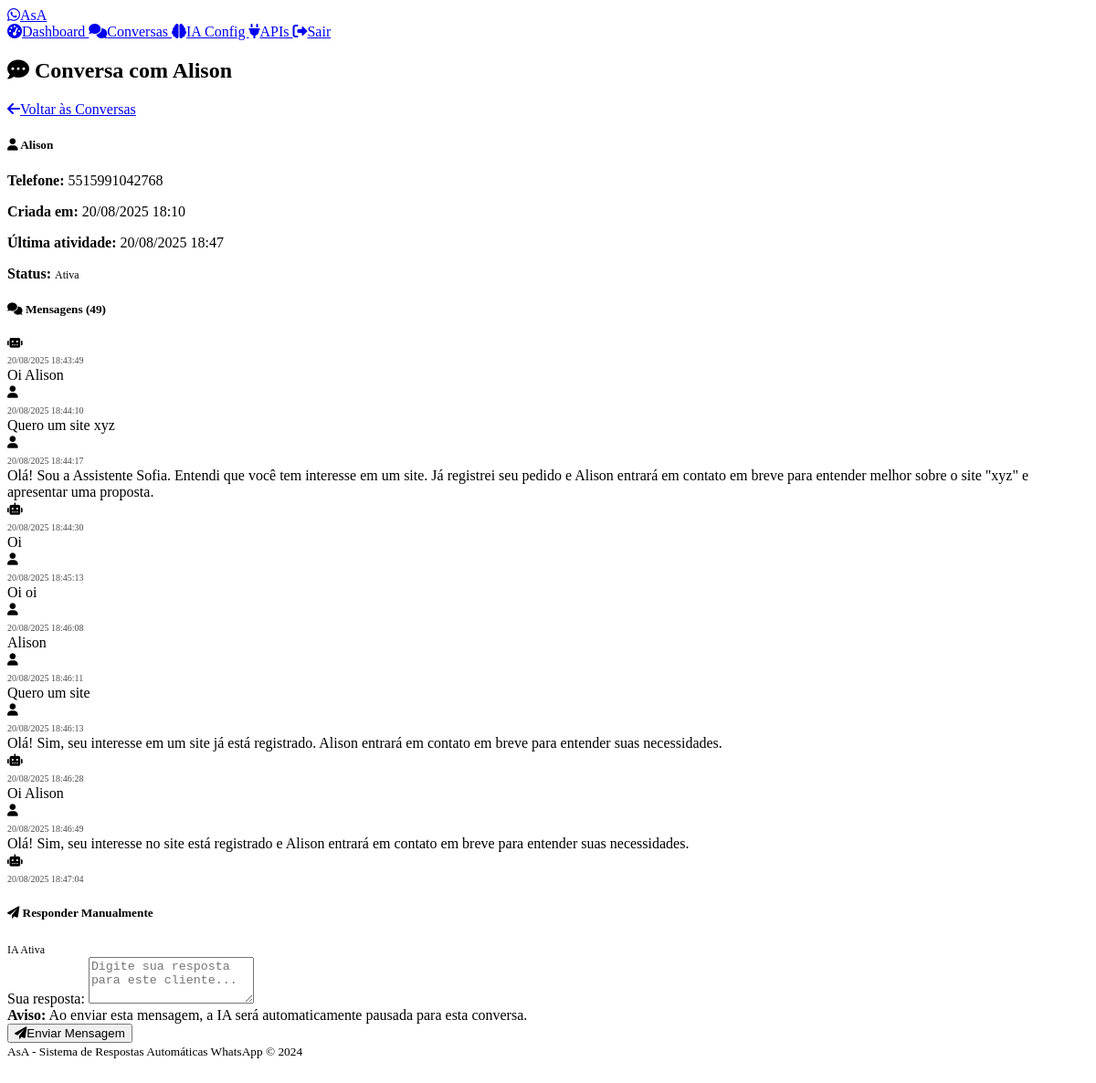
The page /admin/conversation/1 (signed in) on the database as committed earlier.
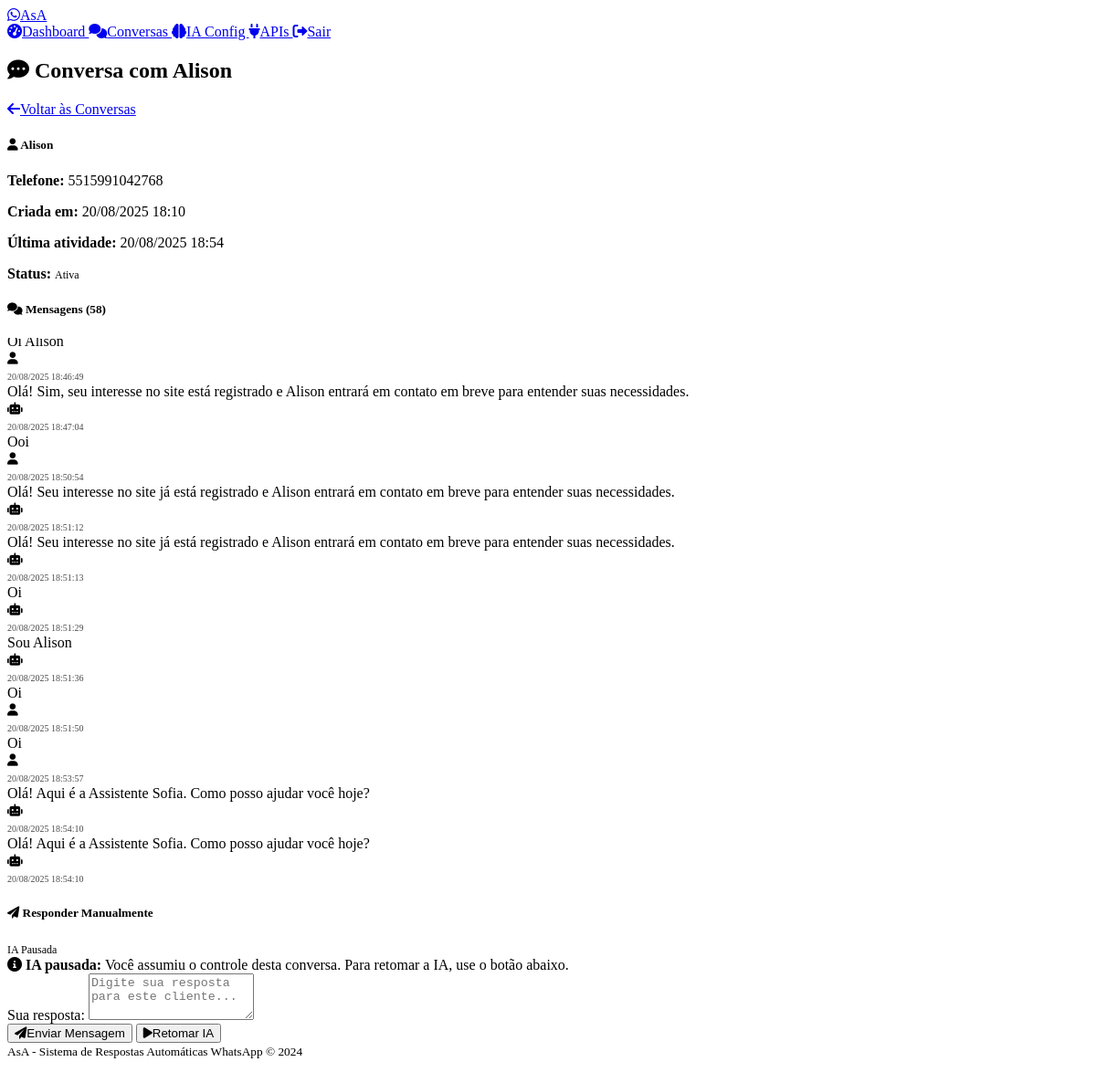
The same page on the database as committed later.
### models.py (models this page shows)
class Conversation(db.Model):
    id = db.Column(db.Integer, primary_key=True)
    phone_number = db.Column(db.String(20), nullable=False)
    contact_name = db.Column(db.String(100))
    created_at = db.Column(db.DateTime, default=datetime.utcnow)
    updated_at = db.Column(db.DateTime, default=datetime.utcnow, onupdate=datetime.utcnow)
    is_active = db.Column(db.Boolean, default=True)
    ai_paused = db.Column(db.Boolean, default=False)  # True when human takes over
    paused_at = db.Column(db.DateTime)  # When AI was paused
    messages = db.relationship('Message', backref='conversation', lazy=True, cascade='all, delete-orphan')

class Message(db.Model):
    id = db.Column(db.Integer, primary_key=True)
    conversation_id = db.Column(db.Integer, db.ForeignKey('conversation.id'), nullable=False)
    content = db.Column(db.Text, nullable=False)
    is_from_user = db.Column(db.Boolean, nullable=False)  # True if from user, False if from bot
    message_type = db.Column(db.String(20), default='text')  # text, image, audio, etc.
    timestamp = db.Column(db.DateTime, default=datetime.utcnow)
    response_type = db.Column(db.String(20))  # 'standard', 'ai', or None for user messages

### routes.py (the view)
    def decorated_function(*args, **kwargs):
        if not session.get('admin_logged_in'):
            return redirect(url_for('admin_login'))
        return f(*args, **kwargs)

### routes.py (called while the page is built)
def admin_required(f):
    def decorated_function(*args, **kwargs):
        if not session.get('admin_logged_in'):
            return redirect(url_for('admin_login'))
        return f(*args, **kwargs)
    decorated_function.__name__ = f.__name__
    return decorated_function

@app.route('/admin/conversation/<int:conversation_id>')
@admin_required
def view_conversation(conversation_id):
    conversation = Conversation.query.get_or_404(conversation_id)
    messages = Message.query.filter_by(
        conversation_id=conversation_id
    ).order_by(Message.timestamp.asc()).all()
    return render_template('conversation_detail.html',
                         conversation=conversation, messages=messages)

@app.context_processor
def inject_admin_status():
    return {'admin_logged_in': session.get('admin_logged_in', False)}

### templates/conversation_detail.html (shortened to what the changed rows need)
{% extends "base.html" %}
{% block content %}
<div class="d-flex justify-content-between align-items-center mb-4">
    <h2>
        <i class="fas fa-comment-dots me-2"></i>
        Conversa com {{ conversation.contact_name or 'Contato' }}
    </h2>
    <a href="{{ url_for('admin_conversations') }}" class="btn btn-outline-secondary">
        <i class="fas fa-arrow-left me-2"></i>Voltar às Conversas
    </a>
</div>
<div class="card mb-4">
    <div class="card-body">
        <div class="row">
            <div class="col-md-6">
                <h5 class="card-title">
                    <i class="fas fa-user me-2"></i>
                    {{ conversation.contact_name or 'Sem nome' }}
                </h5>
                <p class="card-text">
                    <strong>Telefone:</strong>
                    <span class="font-monospace">{{ conversation.phone_number }}</span>
                </p>
            </div>
            <div class="col-md-6">
                <p class="card-text">
                    <strong>Criada em:</strong>
                    {{ conversation.created_at.strftime('%d/%m/%Y %H:%M') }}
                </p>
                <p class="card-text">
                    <strong>Última atividade:</strong>
                    {{ conversation.updated_at.strftime('%d/%m/%Y %H:%M') }}
                </p>
                <p class="card-text">
                    <strong>Status:</strong>
                    {% if conversation.is_active %}
                        <span class="badge bg-success">Ativa</span>
                    {% else %}
                        <span class="badge bg-secondary">Inativa</span>
                    {% endif %}
                </p>
            </div>
        </div>
    </div>
</div>
<div class="card">
    <div class="card-header">
        <h5 class="mb-0">
            <i class="fas fa-comments me-2"></i>
            Mensagens ({{ messages|length }})
        </h5>
    </div>
    <div class="card-body">
        {% if messages %}
            <div class="chat-container" style="max-height: 600px; overflow-y: auto;">
                {% for message in messages %}
                <div class="message-item mb-3 {% if message.is_from_user %}message-user{% else %}message-system{% endif %}">
                    <div class="row">
                        <div class="col-{% if message.is_from_user %}8{% else %}8 offset-4{% endif %}">
                            <div class="card {% if message.is_from_user %}bg-primary{% else %}bg-secondary{% endif %}">
                                <div class="card-body py-2">
                                    <div class="d-flex justify-content-between align-items-start">
                                        <div class="message-content flex-grow-1">
                                            {{ message.content }}
                                        </div>
                                        <small class="text-{% if message.is_from_user %}light{% else %}muted{% endif %} ms-2">
                                            <i class="fas fa-{% if message.is_from_user %}user{% else %}robot{% endif %} me-1"></i>
                                        </small>
                                    </div>
                                    <div class="message-timestamp">
                                        <small class="text-{% if message.is_from_user %}light{% else %}muted{% endif %}">
                                            {{ message.timestamp.strftime('%d/%m/%Y %H:%M:%S') }}
                                        </small>
                                    </div>
                                </div>
                            </div>
                        </div>
                    </div>
                </div>
                {% endfor %}
            </div>
        {% else %}
            <div class="text-center py-5">
                <i class="fas fa-comment fa-5x text-muted mb-4"></i>
                <h4>Nenhuma mensagem encontrada</h4>
                <p class="text-muted">Esta conversa ainda não possui mensagens.</p>
            </div>
        {% endif %}
    </div>
</div>
<div class="card mt-4">
    <div class="card-header">
        <div class="d-flex justify-content-between align-items-center">
            <h5 class="mb-0">
                <i class="fas fa-paper-plane me-2"></i>
                Responder Manualmente
            </h5>
            {% if conversation.ai_paused %}
                <span class="badge bg-warning">IA Pausada</span>
            {% else %}
                <span class="badge bg-info">IA Ativa</span>
            {% endif %}
        </div>
    </div>
    <div class="card-body">
        {% if conversation.ai_paused %}
            <div class="alert alert-warning">
                <i class="fas fa-info-circle me-2"></i>
                <strong>IA pausada:</strong> Você assumiu o controle desta conversa. Para retomar a IA, use o botão abaixo.
            </div>
        {% endif %}
        <form action="{{ url_for('send_manual_message', conversation_id=conversation.id) }}" method="POST">
            <div class="mb-3">
                <label for="message_text" class="form-label">Sua resposta:</label>
                <textarea class="form-control" id="message_text" name="message_text" rows="3"
                          placeholder="Digite sua resposta para este cliente..." required></textarea>
                <div class="form-text">
                    {% if not conversation.ai_paused %}
                        <strong>Aviso:</strong> Ao enviar esta mensagem, a IA será automaticamente pausada para esta conversa.
                    {% endif %}
                </div>
            </div>
            <div class="d-flex gap-2">
                {% if conversation.ai_paused %}
                    <form method="POST" action="{{ url_for('toggle_ai_for_conversation', conversation_id=conversation.id) }}"
                          style="display: inline-block;">
                        <button type="submit" class="btn btn-success">
                            <i class="fas fa-play me-2"></i>Retomar IA
                        </button>
                    </form>
                {% endif %}
            </div>
        </form>
    </div>
</div>
{% endblock %}

Rows that differ between the two databases and show on the page:
no longer on this page (row unchanged): Message: is_from_user False (drawn), timestamp "20/08/2025 18:43:49"
no longer on this page (row unchanged): Message: content "Oi Alison", is_from_user True (drawn), timestamp "20/08/2025 18:44:10"
no longer on this page (row unchanged): Message: content "Quero um site xyz", is_from_user True (drawn), timestamp "20/08/2025 18:44:17"
no longer on this page (row unchanged): Message: content "Olá! Sou a Assistente Sofia. Entendi que você tem interesse em um site. Já registrei seu pedido e Alison entrará em contato em breve para entender melhor sobre o site \"xyz\" e apresentar uma proposta.", is_from_user False (drawn), timestamp "20/08/2025 18:44:30"
no longer on this page (row unchanged): Message: content "Oi", is_from_user True (drawn), timestamp "20/08/2025 18:45:13"
no longer on this page (row unchanged): Message: content "Oi oi", is_from_user True (drawn), timestamp "20/08/2025 18:46:08"
no longer on this page (row unchanged): Message: content "Alison", is_from_user True (drawn), timestamp "20/08/2025 18:46:11"
no longer on this page (row unchanged): Message: content "Quero um site", is_from_user True (drawn), timestamp "20/08/2025 18:46:13"
no longer on this page (row unchanged): Message: content "Olá! Sim, seu interesse em um site já está registrado. Alison entrará em contato em breve para entender suas necessidades.", is_from_user False (drawn), timestamp "20/08/2025 18:46:28"
changed Conversation "Alison": updated_at "20/08/2025 18:47" → "20/08/2025 18:54"; ai_paused False → True (drawn)
added Message: content "Ooi", is_from_user True (drawn), timestamp "20/08/2025 18:50:54"
added Message: content "Olá! Seu interesse no site já está registrado e Alison entrará em contato em breve para entender suas necessidades.", is_from_user False (drawn), timestamp "20/08/2025 18:51:12"
added Message: content "Olá! Seu interesse no site já está registrado e Alison entrará em contato em breve para entender suas necessidades.", is_from_user False (drawn), timestamp "20/08/2025 18:51:13"
added Message: content "Oi", is_from_user False (drawn), timestamp "20/08/2025 18:51:29"
added Message: content "Sou Alison", is_from_user False (drawn), timestamp "20/08/2025 18:51:36"
added Message: content "Oi", is_from_user True (drawn), timestamp "20/08/2025 18:51:50"
added Message: content "Oi", is_from_user True (drawn), timestamp "20/08/2025 18:53:57"
added Message: content "Olá! Aqui é a Assistente Sofia. Como posso ajudar você hoje?", is_from_user False (drawn), timestamp "20/08/2025 18:54:10"
added Message: content "Olá! Aqui é a Assistente Sofia. Como posso ajudar você hoje?", is_from_user False (drawn), timestamp "20/08/2025 18:54:10"
Other text that changed with them:
{{ messages|length }}: "49" → "58"
text no longer shown: "IA Ativa Aviso: Ao enviar esta mensagem, a IA será automaticamente pausada para esta conversa."
text now shown: "IA Pausada IA pausada: Você assumiu o controle desta conversa. Para retomar a IA, use o botão abaixo. Retomar IA"
